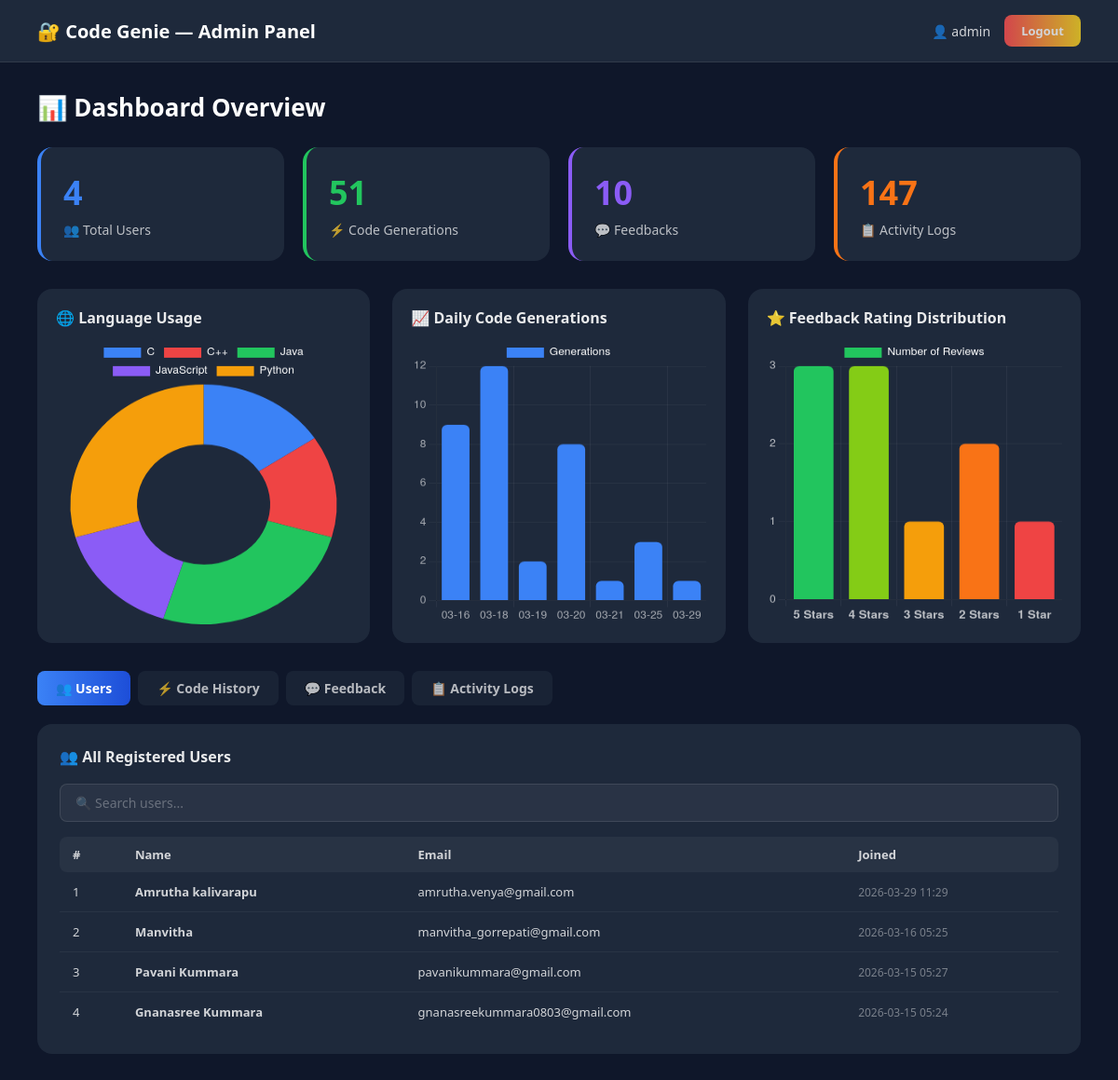
Page /admin/dashboard (signed in) on the earlier database version.
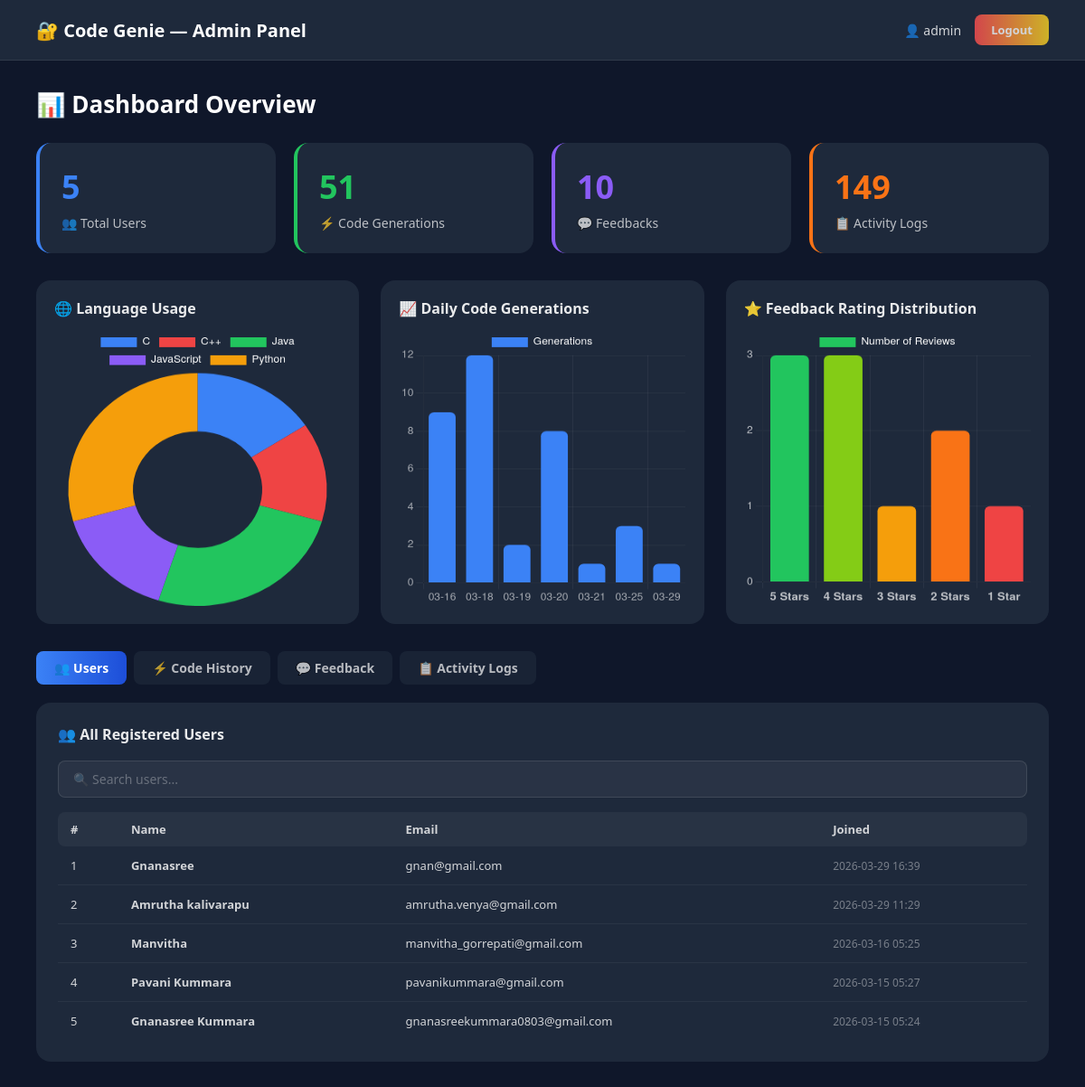
Same page on the later database version.
### tables this page shows
CREATE TABLE users(
    id INTEGER PRIMARY KEY AUTOINCREMENT,
    name TEXT NOT NULL,
    email TEXT UNIQUE NOT NULL,
    password TEXT NOT NULL,
    created_at TIMESTAMP DEFAULT CURRENT_TIMESTAMP
);

### app.py (the view)
@app.route('/admin/dashboard')
def admin_dashboard():
    if 'admin' not in session:
        return redirect(url_for('admin_login'))
    conn = get_db()
    total_users = conn.execute("SELECT COUNT(*) FROM users").fetchone()[0]
    total_generations = conn.execute("SELECT COUNT(*) FROM code_history").fetchone()[0]
    total_feedback = conn.execute("SELECT COUNT(*) FROM feedback").fetchone()[0]
    total_logs = conn.execute("SELECT COUNT(*) FROM activity_logs").fetchone()[0]
    users = conn.execute("SELECT * FROM users ORDER BY created_at DESC").fetchall()
    history = conn.execute(
        "SELECT * FROM code_history ORDER BY timestamp DESC LIMIT 20"
    ).fetchall()
    feedbacks = conn.execute(
        "SELECT * FROM feedback ORDER BY timestamp DESC"
    ).fetchall()
    logs = conn.execute(
        "SELECT * FROM activity_logs ORDER BY timestamp DESC LIMIT 50"
    ).fetchall()
    lang_data = conn.execute(
        "SELECT language, COUNT(*) as count FROM code_history GROUP BY language"
    ).fetchall()
    daily_data = conn.execute("""
        SELECT DATE(timestamp) as day, COUNT(*) as count
        FROM code_history
        GROUP BY DATE(timestamp)
        ORDER BY day DESC LIMIT 7
    """).fetchall()
    rating_data = conn.execute("""
        SELECT rating, COUNT(*) as count
        FROM feedback
        GROUP BY rating
        ORDER BY rating DESC
    """).fetchall()
    conn.close()
    return render_template("admin_dashboard.html",
        total_users=total_users,
        total_generations=total_generations,
        total_feedback=total_feedback,
        total_logs=total_logs,
        users=users,
        history=history,
        feedbacks=feedbacks,
        logs=logs,
        lang_data=lang_data,
        daily_data=daily_data,
        rating_data=rating_data
    )

### app.py (called while the page is built)
def get_db():
    conn = sqlite3.connect(DB_PATH)
    conn.row_factory = sqlite3.Row
    return conn

### templates/admin_dashboard.html (shortened to what this page needs)
<!DOCTYPE html>
<html>
<head>
</head>
<body>
<div class="navbar">
    <h1>🔐 Code Genie — Admin Panel</h1>
    <div class="navbar-right">
        <span>👤 {{ session['admin'] }}</span>
        <a href="{{ url_for('admin_logout') }}" class="logout-btn">Logout</a>
    </div>
</div>
<div class="main">
    <p class="page-title">📊 Dashboard Overview</p>
    <div class="stats">
        <div class="stat-card blue">
            <div class="number">{{ total_users }}</div>
            <div class="label">👥 Total Users</div>
        </div>
        <div class="stat-card green">
            <div class="number">{{ total_generations }}</div>
            <div class="label">⚡ Code Generations</div>
        </div>
        <div class="stat-card purple">
            <div class="number">{{ total_feedback }}</div>
            <div class="label">💬 Feedbacks</div>
        </div>
        <div class="stat-card orange">
            <div class="number">{{ total_logs }}</div>
            <div class="label">📋 Activity Logs</div>
        </div>
    </div>
    <div class="charts">
        <div class="chart-card">
            <h3>🌐 Language Usage</h3>
            <canvas id="langChart"></canvas>
        </div>
        <div class="chart-card">
            <h3>📈 Daily Code Generations</h3>
            <canvas id="dailyChart"></canvas>
        </div>
        <div class="chart-card">
            <h3>⭐ Feedback Rating Distribution</h3>
            <canvas id="ratingChart"></canvas>
        </div>
    </div>
    <div class="tabs">
        <button class="tab-btn active" onclick="showTab('users', this)">👥 Users</button>
        <button class="tab-btn" onclick="showTab('history', this)">⚡ Code History</button>
        <button class="tab-btn" onclick="showTab('feedback', this)">💬 Feedback</button>
        <button class="tab-btn" onclick="showTab('logs', this)">📋 Activity Logs</button>
    </div>
    <div class="tab-content active" id="tab-users">
        <div class="table-wrap">
            <h3>👥 All Registered Users</h3>
            <input class="search-bar" placeholder="🔍 Search users..." oninput="filterTable(this, 'users-table')">
            {% if users %}
            <table id="users-table">
                <thead>
                    <tr>
                        <th>#</th>
                        <th>Name</th>
                        <th>Email</th>
                        <th>Joined</th>
                    </tr>
                </thead>
                <tbody>
                    {% for u in users %}
                    <tr>
                        <td>{{ loop.index }}</td>
                        <td><strong>{{ u['name'] }}</strong></td>
                        <td>{{ u['email'] }}</td>
                        <td><span class="timestamp">{{ u['created_at'][:16] if u['created_at'] else 'N/A' }}</span></td>
                    </tr>
                    {% endfor %}
                </tbody>
            </table>
            {% else %}
            <div class="empty">No users registered yet.</div>
            {% endif %}
        </div>
    </div>
</div>
</body>
</html>

### templates/admin_dashboard.html (style rules this page uses)
* { margin:0; padding:0; box-sizing:border-box; font-family:'Segoe UI',sans-serif; }
body { background: #0f172a; color: white; min-height: 100vh; }
.navbar { background: #1e293b; padding: 16px 40px; display: flex; justify-content: space-between; align-items: center; border-bottom: 1px solid rgba(255,255,255,0.08); }
.navbar h1 { font-size: 20px; font-weight: 700; }
.navbar-right { display: flex; align-items: center; gap: 15px; font-size: 14px; opacity: 0.8; }
.logout-btn { padding: 8px 18px; background: linear-gradient(90deg, #ff4e50, #f9d423); border-radius: 8px; text-decoration: none; color: white; font-weight: 700; font-size: 13px; transition: 0.3s; }
.main { padding: 30px 40px; }
.page-title { font-size: 26px; font-weight: 700; margin-bottom: 25px; }
.stats { display: grid; grid-template-columns: repeat(4, 1fr); gap: 20px; margin-bottom: 30px; }
.stat-card { background: #1e293b; border-radius: 16px; padding: 24px; border-left: 4px solid; transition: 0.3s; }
.stat-card.blue { border-color: #3b82f6; }
.stat-card.green { border-color: #22c55e; }
.stat-card.purple { border-color: #8b5cf6; }
.stat-card.orange { border-color: #f97316; }
.stat-card .number { font-size: 36px; font-weight: 700; margin-bottom: 6px; }
.stat-card.blue .number { color: #3b82f6; }
.stat-card.green .number { color: #22c55e; }
.stat-card.purple .number { color: #8b5cf6; }
.stat-card.orange .number { color: #f97316; }
.stat-card .label { font-size: 14px; opacity: 0.7; }
.charts { display: grid; grid-template-columns: 1fr 1fr 1fr; gap: 24px; margin-bottom: 30px; }
.chart-card { background: #1e293b; border-radius: 16px; padding: 20px; height: 380px; display: flex; flex-direction: column; }
.chart-card h3 { font-size: 16px; font-weight: 700; margin-bottom: 12px; opacity: 0.9; flex-shrink: 0; }
.chart-card canvas { flex: 1; min-height: 0; }
.tabs { display: flex; gap: 8px; margin-bottom: 20px; flex-wrap: wrap; }
.tab-btn { padding: 9px 20px; border: none; border-radius: 8px; background: #1e293b; color: white; font-size: 14px; font-weight: 600; cursor: pointer; transition: 0.3s; opacity: 0.7; }
.tab-btn.active { background: linear-gradient(90deg, #3b82f6, #1d4ed8); opacity: 1; }
.tab-content { display: none; }
.tab-content.active { display: block; }
.table-wrap { background: #1e293b; border-radius: 16px; padding: 24px; overflow-x: auto; }
.table-wrap h3 { font-size: 16px; font-weight: 700; margin-bottom: 18px; opacity: 0.9; }
table { width: 100%; border-collapse: collapse; font-size: 13px; }
th { text-align: left; padding: 10px 14px; background: rgba(255,255,255,0.06); font-weight: 700; opacity: 0.8; white-space: nowrap; }
th:first-child { border-radius: 8px 0 0 8px; }
th:last-child { border-radius: 0 8px 8px 0; }
td { padding: 12px 14px; border-bottom: 1px solid rgba(255,255,255,0.05); opacity: 0.8; vertical-align: top; }
tr:last-child td { border-bottom: none; }
.timestamp { font-size: 12px; opacity: 0.5; white-space: nowrap; }
.search-bar { width: 100%; padding: 10px 16px; border-radius: 8px; border: 1px solid rgba(255,255,255,0.1); background: rgba(255,255,255,0.05); color: white; font-size: 14px; margin-bottom: 16px; outline: none; }
.search-bar::placeholder { color: rgba(255,255,255,0.3); }

Differences in the rows shown:
added users: name "Gnanasree", email "gnan@gmail.com", created_at "2026-03-29 16:39"
Other differences:
{{ total_users }}: "4" → "5"
{{ total_logs }}: "147" → "149"
